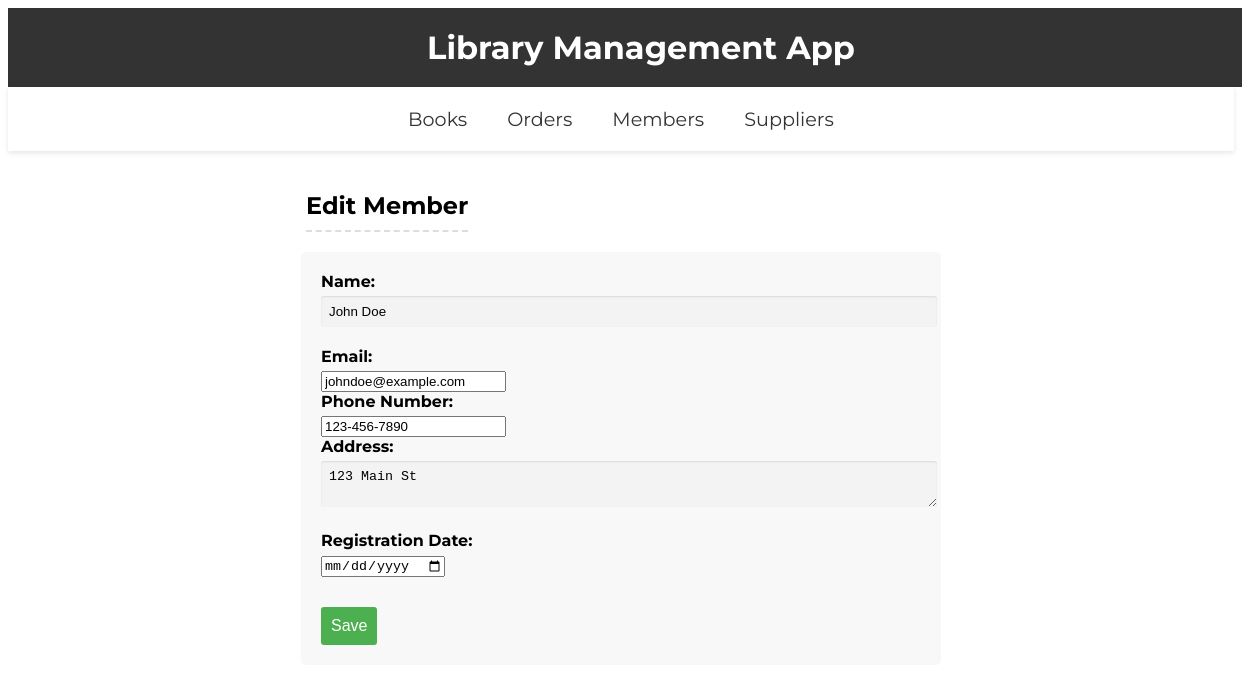
/editMember/1, run on the app's committed database.
### tables this page shows
CREATE TABLE members (
    id INTEGER PRIMARY KEY AUTOINCREMENT,
    name TEXT NOT NULL,
    email TEXT NOT NULL,
    phone_number TEXT NOT NULL,
    address TEXT NOT NULL,
    registration_date TIMESTAMP NOT NULL DEFAULT CURRENT_TIMESTAMP
);

### main.py (the view, shortened to what this page needs)
@app.route('/editMember/<int:id>', methods=('GET', 'POST'))
def editMember(id):
  member = get_member(id)
  return render_template('editMember.html', member=member)

### main.py (called while the page is built)
def get_db_connection():
  conn = sqlite3.connect('database.db')
  conn.row_factory = sqlite3.Row
  return conn

def get_member(member_id):
  conn = get_db_connection()
  member = conn.execute('SELECT * FROM members WHERE id = ?',
                        (member_id, )).fetchone()
  conn.close()
  if member is None:
    abort(404)
  return member

### templates/editMember.html
{% extends 'base.html' %}
{% block content %}
    <h2 class="add-or-edit">Edit Member</h2>
    <form method="POST">
        <label for="name">Name:</label>
        <input type="text" id="name" name="name" value="{{ member['name'] }}" required>
        <br>
        <label for="email">Email:</label>
        <input type="email" id="email" name="email" value="{{ member['email'] }}" required>
        <br>
        <label for="phone_number">Phone Number:</label>
        <input type="tel" id="phone_number" name="phone_number" value="{{ member['phone_number'] }}" required>
        <br>
        <label for="address">Address:</label>
        <textarea id="address" name="address" required>{{ member['address'] }}</textarea>
        <br>
        <label for="registration_date">Registration Date:</label>
        <input type="date" id="registration_date" name="registration_date" value="{{ member['registration_date'] }}" required>
        <br>
        <button type="submit" class="save">Save</button>
    </form>
{% endblock %}

### static/style.css (style rules this page uses)
body { font-family: 'Montserrat', sans-serif; }
.add-or-edit { margin-left:15%; padding-bottom:10px; display:inline-block; border-bottom: 2px dashed #ddd; }
form { max-width: 600px; margin: 0 auto; padding: 20px; border-radius: 5px; background-color: #f8f8f8; }
label { display: block; margin-bottom: 5px; font-weight: bold; }
input[type="text"], input[type="number"], textarea { width: 100%; padding: 8px; border: none; border-radius: 3px; box-shadow: inset 0 1px 2px rgba(0,0,0,0.1); background-color: #f3f3f3; margin-bottom: 20px; }
button[type="submit"] { background-color: #4CAF50; color: white; border: none; border-radius: 3px; padding: 10px; cursor: pointer; font-size: 16px; margin-top:30px; }

### data on the page
members: name "John Doe", email "johndoe@example.com", phone_number "123-456-7890", address "123 Main St"
